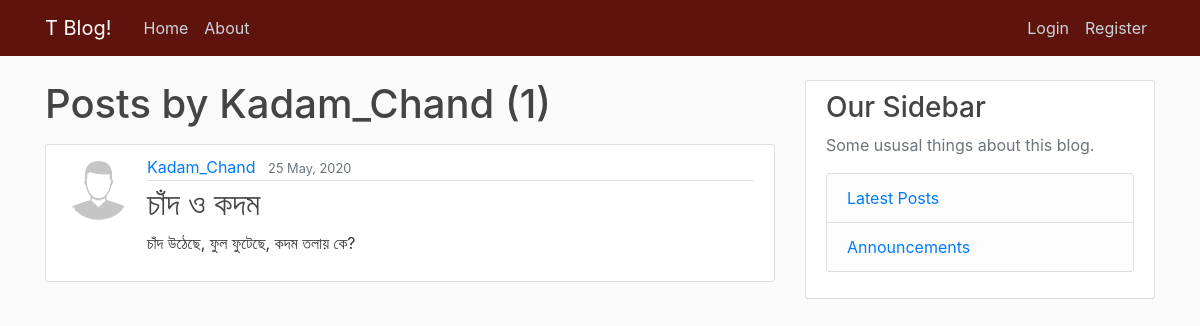
Page /user/Kadam_Chand on the committed database.
### blog/models.py (models this page shows, shortened)
class Post(models.Model):
    title = models.CharField(max_length=100)
    content = models.TextField()
    date_posted = models.DateTimeField(default=timezone.now)
    author = models.ForeignKey(User, on_delete=models.CASCADE)

### users/models.py (models this page shows, shortened)
class Profile(models.Model):
    user = models.OneToOneField(User, on_delete=models.CASCADE)
    image = models.ImageField(default='default.jpg', upload_to='profile_pics')

### blog/views.py (the view)
# urls.py: path('user/<str:username>', UserPostListView.as_view(), name='user-posts'),
class UserPostListView(ListView):
    model = Post
    template_name = 'blog/user_posts.html'  # <app>/<model>_<viewtype>.html
    context_object_name = 'posts'
    paginate_by = 5
    def get_queryset(self):
        user = get_object_or_404(User, username=self.kwargs.get('username'))
        return Post.objects.filter(author=user).order_by('-date_posted')

### blog/templates/blog/user_posts.html (shortened to what this page needs)
{% extends "blog/base.html" %}
{% block content %}
<h1 class="mb-3">Posts by {{ view.kwargs.username }} ({{ page_obj.paginator.count }}) </h1>
{% for post in posts %}
<article class="media content-section">
    <img class="rounded-circle article-img" src="{{ post.author.profile.image.url }}">
    <div class="media-body">
        <div class="article-metadata">
            <a class="mr-2" href="{% url 'user-posts' post.author.username %}">{{ post.author }}</a>
            <small class="text-muted">{{ post.date_posted|date:"d F, Y" }}</small>
        </div>
        <h2><a class="article-title" href="{% url 'post-detail' post.id %}">{{ post.title }}</a></h2>
        <p class="article-content">{{ post.content }}</p>
    </div>
</article>
{% endfor %}
{% endblock content %}

### static/blog/main.css (style rules this page uses)
body { background: #fafafa; color: #333333; margin-top: 5rem; }
h1, h2, h3, h4, h5, h6 { color: #444444; }
.content-section { background: #ffffff; padding: 10px 20px; border: 1px solid #dddddd; border-radius: 3px; margin-bottom: 20px; }
.article-title { color: #444444; }
.article-content { white-space: pre-line; }
.article-img { height: 65px; width: 65px; margin-right: 16px; }
.article-metadata { padding-bottom: 1px; margin-bottom: 4px; border-bottom: 1px solid #e3e3e3 }

### rows in the picture
Post: author.profile.image (placeholder picture), author "Kadam_Chand", date_posted "25 May, 2020", title "চাঁদ ও কদম", content "চাঁদ উঠেছে, ফুল ফুটেছে, কদম তলায় কে?"

### other values in the picture
{{ view.kwargs.username }} "Kadam_Chand"
{{ page_obj.paginator.count }} "1"
